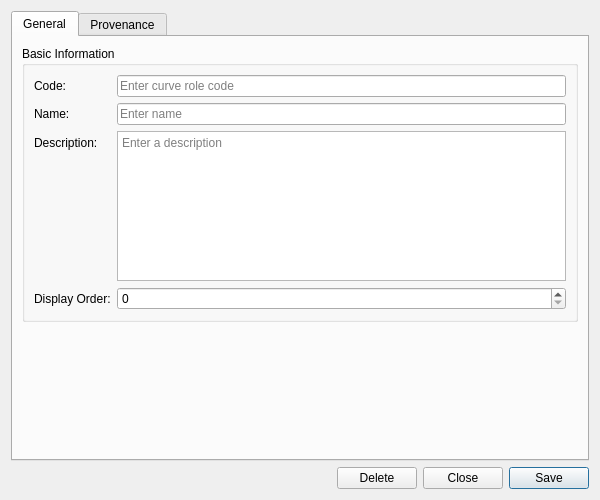
<?xml version="1.0" encoding="UTF-8"?>
<ui version="4.0">
 <class>CurveRoleDetailDialog</class>
 <widget class="QWidget" name="CurveRoleDetailDialog">
  <property name="geometry">
   <rect>
    <x>0</x>
    <y>0</y>
    <width>600</width>
    <height>500</height>
   </rect>
  </property>
  <property name="sizePolicy">
   <sizepolicy hsizetype="Preferred" vsizetype="Preferred">
    <horstretch>0</horstretch>
    <verstretch>0</verstretch>
   </sizepolicy>
  </property>
  <property name="minimumSize">
   <size>
    <width>600</width>
    <height>500</height>
   </size>
  </property>
  <property name="windowTitle">
   <string>Curve Role Details</string>
  </property>
  <layout class="QVBoxLayout" name="verticalLayout">
   <item>
    <widget class="QTabWidget" name="tabWidget">
     <property name="currentIndex"><number>0</number></property>
     <widget class="QWidget" name="generalTab">
      <attribute name="title"><string>General</string></attribute>
      <layout class="QVBoxLayout" name="generalLayout">
       <item>
        <widget class="QGroupBox" name="basicInfoGroup">
         <property name="title">
          <string>Basic Information</string>
         </property>
         <layout class="QFormLayout" name="formLayout">
          <item row="0" column="0">
           <widget class="QLabel" name="labelCode">
            <property name="text">
             <string>Code:</string>
            </property>
           </widget>
          </item>
          <item row="0" column="1">
           <widget class="QLineEdit" name="codeEdit">
            <property name="placeholderText">
             <string>Enter curve role code</string>
            </property>
            <property name="readOnly">
             <bool>true</bool>
            </property>
           </widget>
          </item>
          <item row="1" column="0">
           <widget class="QLabel" name="labelName">
            <property name="text">
             <string>Name:</string>
            </property>
           </widget>
          </item>
          <item row="1" column="1">
           <widget class="QLineEdit" name="nameEdit">
            <property name="placeholderText">
             <string>Enter name</string>
            </property>
           </widget>
          </item>
          <item row="2" column="0">
           <widget class="QLabel" name="labelDescription">
            <property name="text">
             <string>Description:</string>
            </property>
           </widget>
          </item>
          <item row="2" column="1">
           <widget class="QPlainTextEdit" name="descriptionEdit">
            <property name="minimumSize">
             <size>
              <width>0</width>
              <height>80</height>
             </size>
            </property>
            <property name="maximumSize">
             <size>
              <width>16777215</width>
              <height>150</height>
             </size>
            </property>
            <property name="placeholderText">
             <string>Enter a description</string>
            </property>
           </widget>
          </item>
          <item row="3" column="0">
           <widget class="QLabel" name="labelDisplayOrder">
            <property name="text">
             <string>Display Order:</string>
            </property>
           </widget>
          </item>
          <item row="3" column="1">
           <widget class="QSpinBox" name="displayOrderEdit">
            <property name="minimum">
             <number>0</number>
            </property>
            <property name="maximum">
             <number>9999</number>
            </property>
           </widget>
          </item>
         </layout>
        </widget>
       </item>
       <item>
        <spacer name="verticalSpacer">
         <property name="orientation">
          <enum>Qt::Vertical</enum>
         </property>
         <property name="sizeHint" stdset="0">
          <size>
           <width>20</width>
           <height>40</height>
          </size>
         </property>
        </spacer>
       </item>
      </layout>
     </widget>
     <widget class="QWidget" name="provenanceTab">
      <attribute name="title"><string>Provenance</string></attribute>
      <layout class="QVBoxLayout" name="provenanceTabLayout">
       <item>
        <widget class="ores::qt::ProvenanceWidget" name="provenanceWidget" native="true"/>
       </item>
      </layout>
     </widget>
    </widget>
   </item>
   <item>
    <layout class="QHBoxLayout" name="buttonLayout">
     <item>
      <spacer name="horizontalSpacer">
       <property name="orientation">
        <enum>Qt::Horizontal</enum>
       </property>
       <property name="sizeHint" stdset="0">
        <size>
         <width>40</width>
         <height>20</height>
        </size>
       </property>
      </spacer>
     </item>
     <item>
      <widget class="QPushButton" name="deleteButton">
       <property name="text">
        <string>Delete</string>
       </property>
      </widget>
     </item>
     <item>
      <widget class="QPushButton" name="closeButton">
       <property name="text">
        <string>Close</string>
       </property>
      </widget>
     </item>
     <item>
      <widget class="QPushButton" name="saveButton">
       <property name="text">
        <string>Save</string>
       </property>
       <property name="default">
        <bool>true</bool>
       </property>
      </widget>
     </item>
    </layout>
   </item>
  </layout>
 </widget>
 <customwidgets>
  <customwidget>
   <class>ores::qt::ProvenanceWidget</class>
   <extends>QWidget</extends>
   <header>ores.qt/ProvenanceWidget.hpp</header>
  </customwidget>
 </customwidgets>
 <resources/>
 <connections/>
</ui>
